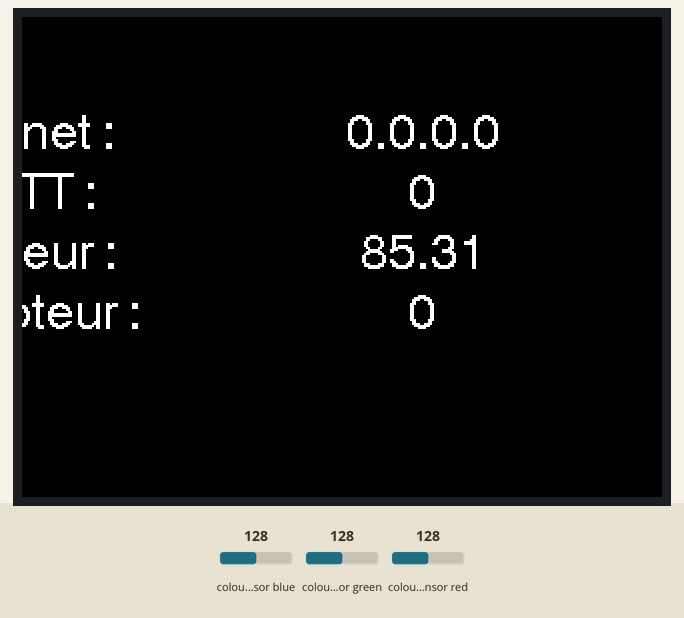
The program below on a simulated ESP32. Shown: 320×240 colour display. The test bench sets the inputs (shaded band); at power-on: colour sensor red 128, colour sensor blue 128, colour sensor green 128. WiFi joins after 1.5 s; servers stay silent unless stated; no MQTT or app messages arrive unless stated; what the program prints to the serial monitor is not drawn.

Above: at 1.5 s.
1.6 s: colour sensor red set to 5
At 2.9 s:
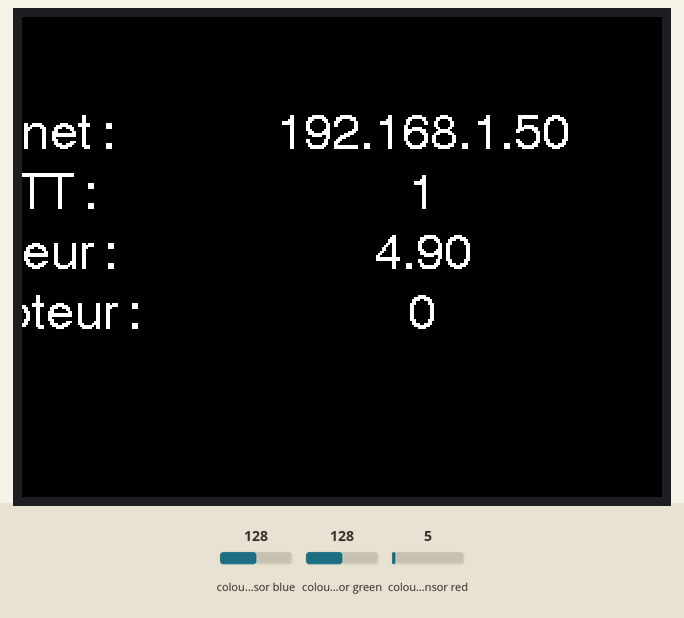
3.5 s: colour sensor red set to 191
At 4.8 s:
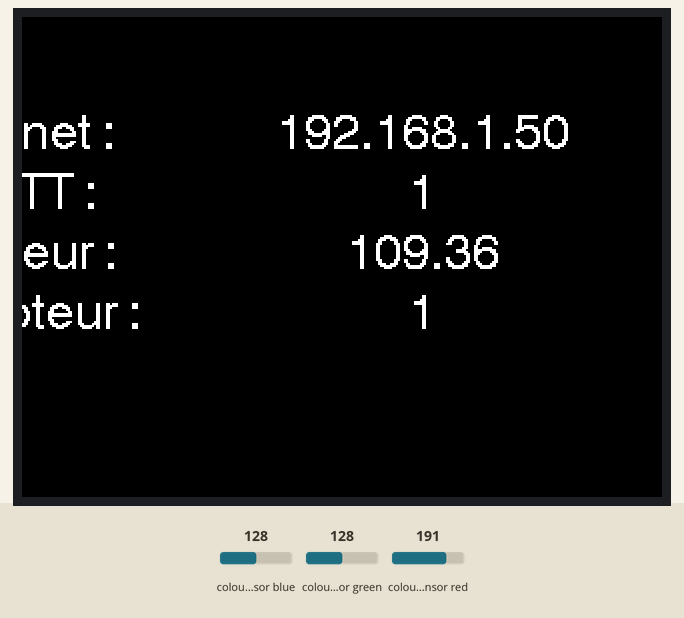
5.1 s: colour sensor blue set to 5
At 5.81 s:
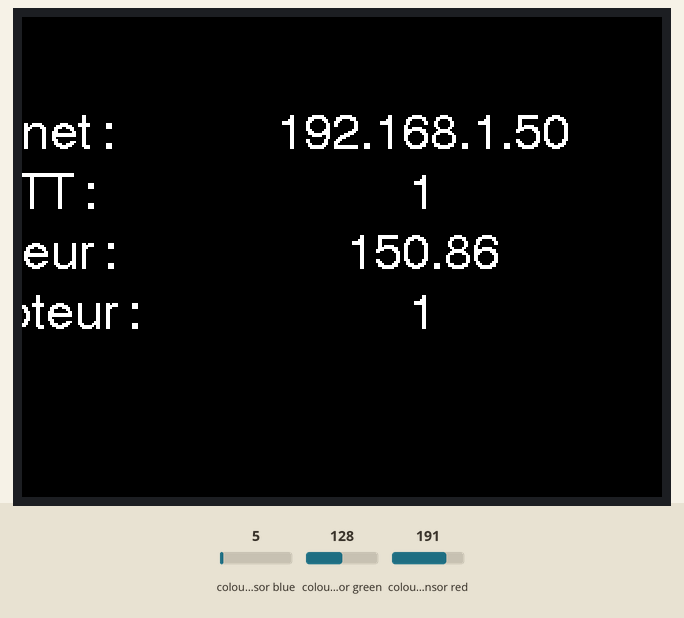
7.1 s: colour sensor green set to 5
At 7.81 s:
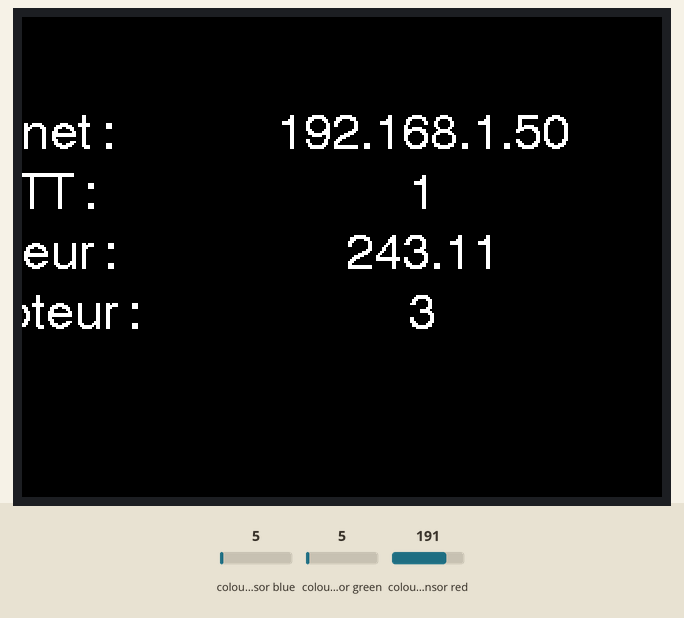
Timing chart, 0 to 10.1 s (numbered marks = the images above; inputs shaded):
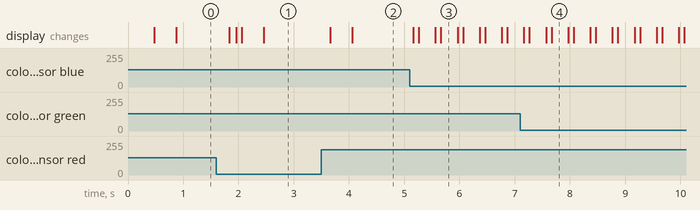

Measured:
- after the input at 3.5 s, the display: first changes after 0.16 s (image 2 shows a later state)
- after the input at 5.1 s, the display: first differs from a run without the input after 0.56 s (image 3)

The program:

main.cpp
```cpp
#include <Arduino.h>
#include <WiFi.h>
#include <M5Stack.h>

int val_capteur = 0;
int last_val_capteur = 0;
long timer_1 = 0;
long timer_2 = 0;
long timer_3 = 0;
bool send = 0;
int counter = 0;
bool internet_state = 0;
bool mqtt_state = 0;

extern "C"
{
#include "freertos/FreeRTOS.h"
#include "freertos/timers.h"
}
#include <AsyncMqttClient.h>
#include "Adafruit_TCS34725.h"

#define WIFI_SSID "LucasR"
#define WIFI_PASSWORD "lucasromary3"

#define MQTT_HOST IPAddress(192, 168, 213, 60)
//#define MQTT_HOST "mqtt.ci-ciad.utbm.fr"
#define MQTT_PORT 1883

// a MODIFIER
#define MQTT_TOPIC "M5Stack/color/counter"

#define commonAnode true // set to false if using a common cathode LED.  //如果使用普通阴极LED，则设置为false

byte gammatable[256]; // our RGB -> eye-recognized gamma color

Adafruit_TCS34725 tcs = Adafruit_TCS34725(TCS34725_INTEGRATIONTIME_50MS, TCS34725_GAIN_4X);

AsyncMqttClient mqttClient;
TimerHandle_t mqttReconnectTimer;
TimerHandle_t wifiReconnectTimer;
int status = WL_IDLE_STATUS;

float r, g, b, last_r = 0;

void connectToWifi()
{
  Serial.print("Connecting to Wi-Fi...");
  WiFi.begin(WIFI_SSID, WIFI_PASSWORD);
  /*
  while (WiFi.status() != WL_CONNECTED)
  {
    Serial.print(".");
    delay(500);
  }
  */
  internet_state = 1;
  Serial.println("");
}

void connectToMqtt()
{
  Serial.println("Connecting to MQTT...");
  mqttClient.connect();
}

void WiFiEvent(WiFiEvent_t event)
{
  Serial.printf("[WiFi-event] event: %d\n", event);
  switch (event)
  {
  case SYSTEM_EVENT_STA_GOT_IP:
    Serial.println("WiFi connected");
    Serial.println("IP address: ");
    Serial.println(WiFi.localIP());
    connectToMqtt();
    break;
  case SYSTEM_EVENT_STA_DISCONNECTED:
    internet_state = 0;
    Serial.println("WiFi lost connection");
    xTimerStop(mqttReconnectTimer, 0); // ensure we don't reconnect to MQTT while reconnecting to Wi-Fi
    xTimerStart(wifiReconnectTimer, 0);
    break;
  }
}

void onMqttConnect(bool sessionPresent)
{
  Serial.println("Connected to MQTT.");
  mqtt_state = 1;
  M5.Lcd.clear(BLACK);
  M5.Lcd.setTextDatum(CC_DATUM);
  M5.Lcd.drawString("Internet : ", 0, 60, 4);
  M5.Lcd.drawString(WiFi.localIP().toString(), 200, 60, 4);
  M5.Lcd.drawString("MQTT : ", 0, 90, 4);
  M5.Lcd.drawString(String(mqtt_state), 200, 90, 4);
  M5.Lcd.drawString("Compteur : ", 0, 120, 4);
}

void onMqttDisconnect(AsyncMqttClientDisconnectReason reason)
{
  Serial.println("Disconnected from MQTT.");
  mqtt_state = 0;
  M5.Lcd.clear(BLACK);
  M5.Lcd.setTextDatum(CC_DATUM);
  M5.Lcd.drawString("Internet : ", 0, 60, 4);
  M5.Lcd.drawString(WiFi.localIP().toString(), 200, 60, 4);
  M5.Lcd.drawString("MQTT : ", 0, 90, 4);
  M5.Lcd.drawString(String(mqtt_state), 200, 90, 4);
  M5.Lcd.drawString("Compteur : ", 0, 120, 4);

  if (WiFi.isConnected())
  {
    xTimerStart(mqttReconnectTimer, 0);
  }
}

void onMqttSubscribe(uint16_t packetId, uint8_t qos)
{
  Serial.println("Subscribe acknowledged.");
  Serial.print("  packetId: ");
  Serial.println(packetId);
  Serial.print("  qos: ");
  Serial.println(qos);
}

void onMqttUnsubscribe(uint16_t packetId)
{
  Serial.println("Unsubscribe acknowledged.");
  Serial.print("  packetId: ");
  Serial.println(packetId);
}

void onMqttMessage(char *topic, char *payload, AsyncMqttClientMessageProperties properties, size_t len, size_t index, size_t total)
{
  Serial.println("Publish received.");
  Serial.print("  topic: ");
  Serial.println(topic);
  /*
  String messageTemp;

  for (int i = 0; i < len; i++)
  {
    Serial.print((char)payload[i]);
    messageTemp += (char)payload[i];
  }

  Serial.print("  message: ");
  Serial.println(messageTemp);
  Serial.println();

  if (String(topic) == MQTT_TOPIC && messageTemp == "1")
  {
    relay_on = 1;
    Serial.println("ON");
  }
  if (String(topic) == MQTT_TOPIC && messageTemp == "0")
  {
    relay_on = 0;
    Serial.println("Off");
  }
  */
}

void onMqttPublish(uint16_t packetId)
{

  // Serial.println("Publish acknowledged.");
}

static uint16_t color16(uint16_t r, uint16_t g, uint16_t b)
{
  uint16_t _color;
  _color = (uint16_t)(r & 0xF8) << 8;
  _color |= (uint16_t)(g & 0xFC) << 3;
  _color |= (uint16_t)(b & 0xF8) >> 3;
  return _color;
}

void setup()
{
  M5.begin();       // Init M5Core.  初始化 M5Core
  M5.Power.begin(); // Init power  初始化电源模块
  Serial.begin(115200);
  pinMode(22, INPUT_PULLUP);

  M5.Lcd.clear(BLACK);
  M5.Lcd.setTextDatum(CC_DATUM);
  M5.Lcd.drawString("Internet : ", 0, 60, 4);
  M5.Lcd.drawString(String(internet_state), 200, 60, 4);
  M5.Lcd.drawString("MQTT : ", 0, 90, 4);
  M5.Lcd.drawString(String(mqtt_state), 200, 90, 4);
  M5.Lcd.drawString("Couleur : ", 0, 120, 4);

  mqttReconnectTimer = xTimerCreate("mqttTimer", pdMS_TO_TICKS(2000), pdFALSE, (void *)0, reinterpret_cast<TimerCallbackFunction_t>(connectToMqtt));
  wifiReconnectTimer = xTimerCreate("wifiTimer", pdMS_TO_TICKS(2000), pdFALSE, (void *)0, reinterpret_cast<TimerCallbackFunction_t>(connectToWifi));

  WiFi.onEvent(WiFiEvent);
  mqttClient.onConnect(onMqttConnect);
  mqttClient.onDisconnect(onMqttDisconnect);
  mqttClient.onSubscribe(onMqttSubscribe);
  mqttClient.onUnsubscribe(onMqttUnsubscribe);
  mqttClient.onMessage(onMqttMessage);
  mqttClient.onPublish(onMqttPublish);
  mqttClient.setServer(MQTT_HOST, MQTT_PORT);

  connectToWifi();

  M5.Lcd.clear(BLACK);
  M5.Lcd.setTextDatum(CC_DATUM);
  M5.Lcd.drawString("Internet : ", 0, 60, 4);
  M5.Lcd.drawString(WiFi.localIP().toString(), 200, 60, 4);
  M5.Lcd.drawString("MQTT : ", 0, 90, 4);
  M5.Lcd.drawString(String(mqtt_state), 200, 90, 4);
  M5.Lcd.drawString("Couleur : ", 0, 120, 4);

  while (!tcs.begin())
  { //如果color unit未能初始化
    Serial.println("No TCS34725 found ... check your connections");
    M5.Lcd.drawString("No Found sensor.", 200, 120, 4);
    delay(1000);
  }
  tcs.setIntegrationTime(TCS34725_INTEGRATIONTIME_154MS); // Sets the integration time for the TC34725.  设置TC34725的集成时间
  tcs.setGain(TCS34725_GAIN_4X);                          // Adjusts the gain on the TCS34725.  调整TCS34725上的增益
}

void loop()
{
  uint16_t clear, red, green, blue;
  uint32_t sum = clear;

  tcs.getRawData(&red, &green, &blue, &clear); // Reads the raw red, green, blue and clear channel values.  读取原始的红、绿、蓝和清晰的通道值

  r = red;
  r /= sum;
  g = green;
  g /= sum;
  b = blue;
  b /= sum;
  r *= 256;
  g *= 256;
  b *= 256;

  timer_1 = millis();

  M5.Lcd.clear(BLACK);
  M5.Lcd.setTextDatum(CC_DATUM);
  M5.Lcd.drawString("Internet : ", 0, 60, 4);
  M5.Lcd.drawString(WiFi.localIP().toString(), 200, 60, 4);
  M5.Lcd.drawString("MQTT : ", 0, 90, 4);
  M5.Lcd.drawString(String(mqtt_state), 200, 90, 4);
  M5.Lcd.drawString("Couleur : ", 0, 120, 4);
  M5.Lcd.drawString(String(r), 200, 120, 4);
  M5.Lcd.drawString("Compteur : ", 0, 150, 4);
  M5.Lcd.drawString(String(counter), 200, 150, 4);
  delay(250);

  if (r > 120 && last_r < 120 && timer_1 - timer_2 > 1000)
  {
    counter++;
    mqttClient.publish((MQTT_TOPIC), 0, false, String(counter).c_str());
    timer_2 = millis();
  }
}
```
